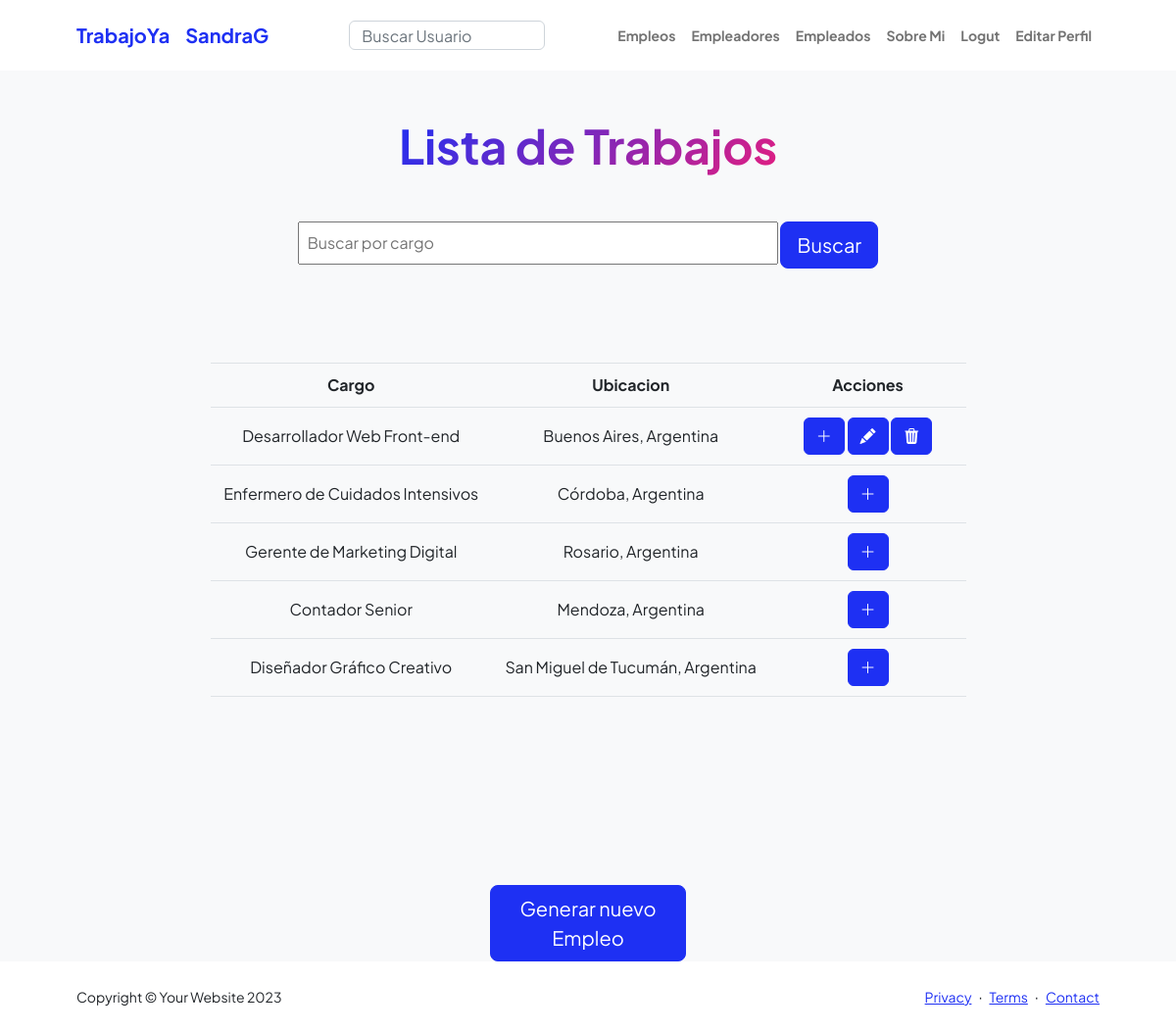
Screenshot of /lista_empleos/ (signed in) with the database file from the repository.
### aplicacion/models.py (models this page shows)
class Empleos(models.Model):
    cargo = models.CharField(max_length=50)
    detalles = models.TextField()
    ubicacion = models.CharField(max_length=50)
    sueldo = models.CharField(max_length=50)
    user = models.ForeignKey(User, on_delete=models.CASCADE)

### aplicacion/views.py (the view)
# urls.py: path('lista_empleos/', lista_empleos, name='lista_empleos'),
def lista_empleos(request):
    trabajos = Empleos.objects.all()
    trabajo_buscado = request.GET.get('cargo')
    if trabajo_buscado:
        trabajos = trabajos.filter(cargo__icontains=trabajo_buscado)
    return render(request, "aplicacion/lista_empleos.html", {'trabajos': trabajos})

### aplicacion/templates/aplicacion/lista_empleos.html (shortened to what this page needs)
{% extends 'aplicacion/base.html' %}
{% block titulo %}
    <div class="text-center mb-5">
        <h1 class="display-5 fw-bolder mb-0"><span class="text-gradient d-inline">Lista de Trabajos</span></h1>
    </div>
{% endblock titulo %}
{% block filtro %}
<form action="{% url 'lista_empleos' %}" method="GET" class="text-center">
    <input type="text" name="cargo" placeholder="Buscar por cargo" class="mx-auto p-2" style="width: 490px;">
    <button type="submit" class="btn btn-primary btn-lg mx-auto p-2" style="width: 100px;">Buscar</button>
</form>
{% endblock filtro %}
{% block informacion %}
<section class="py-5">
    <section class="py-5">
        <div class="row gx-5 justify-content-center">
            <div class="col-lg-4 col-xl-12">
                <table class="custom-table">
                    <thead>
                        <tr>
                            <th class="text-center">Cargo</th>
                            <th class="text-center">Ubicacion</th>
                            <th class="acciones-column">Acciones</th>
                        </tr>
                    </thead>
                    <tbody>
                        {% for t in trabajos %}
                                <tr>
                                    <td class="text-center">{{ t.cargo }}</td>
                                    <td class="text-center">{{ t.ubicacion }}</td>
                                    <td >
                                        <a href="{% url 'detalle_empleo' t.id %}" class="btn btn-primary">
                                            <i class="bi bi-plus-lg"></i>
                                        {% if user.is_authenticated and user.id == t.user_id %}
                                            </a>
                                            <a href="{% url 'updateEmpleo' t.id %}" class="btn btn-primary">
                                                <i class="bi bi-pencil-fill"></i>
                                            </a>
                                            <a href="{% url 'deleteEmpleo' t.id %}" class="btn btn-primary">
                                                <i class="bi bi-trash3-fill"></i>
                                            </a>
                                        {% endif %}
                                    </a>
                                </td>
                            </tr>
                        {% endfor %}
                    </tbody>
                </table>
            </div>
        </div>
    </section>
{% endblock informacion %}
{% block final %}
    <a href="{% url 'trabajoForm' %}"  class = "btn btn-primary btn-lg opacity-95 mx-auto p-2" style="width: 200px;">Generar nuevo Empleo</a>
{% endblock final %}

### aplicacion/templates/aplicacion/base.html (shortened to what this page needs)
<!DOCTYPE html>
<html lang="en">
    <head>
        {% load static %}
        <link href="https://cdn.jsdelivr.net/npm/bootstrap-icons@1.8.1/font/bootstrap-icons.css" rel="stylesheet" />
        <link href="https://cdn.jsdelivr.net/npm/bootstrap@5.3.1/dist/css/bootstrap.min.css" rel="stylesheet" />
        <link href="{% static 'aplicacion/css/styles.css' %}" rel="stylesheet" />
    </head>
    <body class="d-flex flex-column h-100 bg-light">
        <main class="flex-shrink-0">
            <nav class="navbar navbar-expand-lg navbar-light bg-white py-3">
                <div class="container px-5">
                    <a class="navbar-brand" href="/inicio/" id="enlace-inicio" ><span class="fw-bolder text-primary">TrabajoYa</span></a>
                    {% if user.is_authenticated %}
                        <a class="navbar-brand" href="/perfil/" id="enlace-inicio" ><span class="fw-bolder text-primary">{{user.username}}</span></a>
                    {% endif %}
                    <div class="collapse navbar-collapse" id="navbarSupportedContent">
                        <ul class="navbar-nav ms-auto mb-2 mb-lg-0 small fw-bolder">
                            <form action="{% url 'lista_usuarios' %}" method="GET" class="text-center">
                                <input type="text" name="username" placeholder="Buscar Usuario" class="form-control form-end" style="width: 200px; height:30px;">
                            </form>
                         </ul>
                        <ul class="navbar-nav ms-auto mb-2 mb-lg-0 small fw-bolder">
                           <li class="nav-item"><a class="nav-link" href="/lista_empleos/" id="enlace-empleos">Empleos</a></li>
                           <li class="nav-item"><a class="nav-link" href="/lista_empleadores/" id="enlace-empleadores">Empleadores</a></li>
                            <li class="nav-item"><a class="nav-link" href="/lista_empleados/" id="enlace-empleados">Empleados</a></li>
                            <li class="nav-item"><a class="nav-link" href="/sobreMi/" id="enlace-empleados">Sobre Mi</a></li>
                            {% if user.is_authenticated %}
                                <li class="nav-item"><a class="nav-link" href="/logout/" id="enlace-logout">Logut</a></li>
                                <li class="nav-item"><a class="nav-link" href="/editar_perfil/" id="enlace-editarPerfil">Editar Perfil</a></li>
                            {% else %}
                                <li class="nav-item"><a class="nav-link" href="/login/" id="enlace-login">Login</a></li>
                                <li class="nav-item"><a class="nav-link" href="/registro/" id="enlace-registro">Registro</a></li>
                            {% endif %}
                        </ul>
                    </div>
                </div>
            </nav>
            <div class="container px-5 my-5">
                {% block titulo %}{% endblock titulo %}
                <div class="row gx-5 justify-content-center">
                    <div class="col-lg-11 col-xl-9 col-xxl-8">
                        <section>
                            {% block filtro %}{% endblock filtro %}
                            {% block informacion %}{% endblock informacion %}
                        <div class="pb-5"></div>
                    </div>
                </div>
            </div>
        </main>
        {% block final %}
        {% endblock final %}
        <footer class="bg-white py-4 mt-auto">
            <div class="container px-5">
                <div class="row align-items-center justify-content-between flex-column flex-sm-row">
                    <div class="col-auto"><div class="small m-0">Copyright &copy; Your Website 2023</div></div>
                    <div class="col-auto">
                        <a class="small" href="#!">Privacy</a>
                        <span class="mx-1">&middot;</span>
                        <a class="small" href="#!">Terms</a>
                        <span class="mx-1">&middot;</span>
                        <a class="small" href="#!">Contact</a>
                    </div>
                </div>
            </div>
        </footer>
    </body>
</html>

### aplicacion/templates/aplicacion/lista_empleos.html (style rules this page uses)
.custom-table { width: 100%; border-collapse: collapse; text-align: center; }
.custom-table th, .custom-table td { padding: 10px; border-top: 1px solid #dee2e6; border-bottom: 1px solid #dee2e6; }
.custom-table th:first-child, .custom-table td:first-child { border-left: none; }
.custom-table th:last-child, .custom-table td:last-child { border-right: none; }
.acciones-column { width: 200px; }

### rows the page displays
Empleos: cargo "Desarrollador Web Front-end", ubicacion "Buenos Aires, Argentina"
Empleos: cargo "Enfermero de Cuidados Intensivos", ubicacion "Córdoba, Argentina"
Empleos: cargo "Gerente de Marketing Digital", ubicacion "Rosario, Argentina"
Empleos: cargo "Contador Senior", ubicacion "Mendoza, Argentina"
Empleos: cargo "Diseñador Gráfico Creativo", ubicacion "San Miguel de Tucumán, Argentina"

### other values shown
{{ user.username }} "SandraG"
